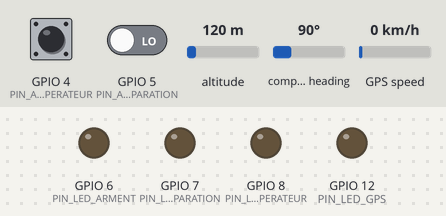
Simulated run of this program. Board: ESP32. Parts: output pins drawn as LEDs (lit = HIGH). Inputs (shaded band) come from the test bench; at power-on: GPIO 4 (PIN_ACK_OPERATEUR) LOW, GPIO 5 (PIN_ACK_SEPARATION) LOW, altitude 120 m, compass heading 90°, GPS speed 0 km/h. The GPS gets a fix after 3 s at 37.7749, -122.4194 with 8 satellites; what the program prints to the serial monitor is not drawn.

Above: at 1.2 s.
1.3 s: GPIO 4 (PIN_ACK_OPERATEUR) driven HIGH
At 4.3 s:
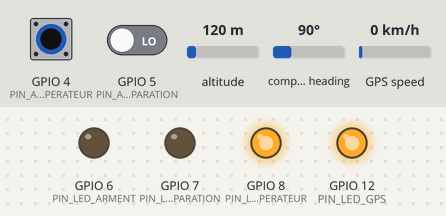
4.6 s: GPIO 5 (PIN_ACK_SEPARATION) driven HIGH
At 5.9 s:
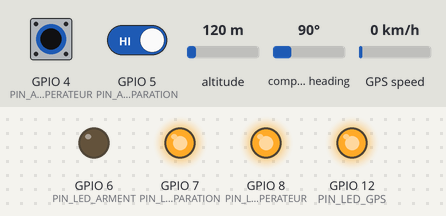
14.3 s: GPIO 4 (PIN_ACK_OPERATEUR) pulsed LOW 5 times (0.12 s each, 0.3 s apart)
At 26.2 s:
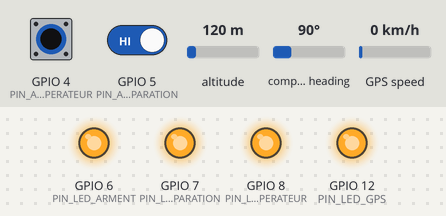
Timing chart, 0 to 27.1 s (numbered marks = the images above; inputs shaded):
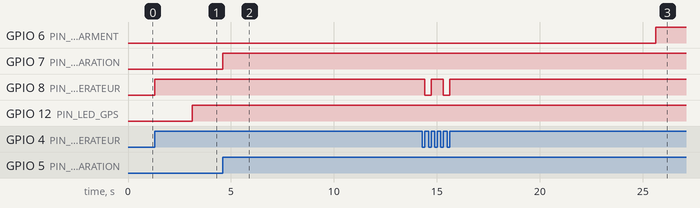

The program:

main.cpp
```cpp
#include <SoftwareSerial.h>
#include <TinyGPS++.h>

// Configuration des broches RX et TX pour le GPS
SoftwareSerial gpsSerial(A2, A3); // RX, TX

// Initialisation de l'objet TinyGPS++
TinyGPSPlus gps;

// Variables pour le GPS et les vitesses
volatile double lastAltitude = 0.0;                       // Dernière altitude mesurée
volatile double verticalSpeed = 0.0;                      // Vitesse verticale calculée
volatile double horizontalSpeed = 0.0;                    // Vitesse horizontale calculée
volatile double lastLat = 0.0;                            // Dernière latitude mesurée
volatile double lastLng = 0.0;                            // Dernière longitude mesurée
const double verticalSpeedSeuil = 0.05;                   // Seuil de vitesse verticale (m/s)
const double horizontalSpeedSeuil = 4;                    // Seuil de vitesse horizontale (m/s)
const int timeSeuil = 10000;                              // Temps seuil en millisecondes
volatile unsigned long lastTime = 0;                      // Dernier temps mesuré

// Chronomètre et états des LEDs
#define PIN_LED_OPERATEUR 8
#define PIN_LED_SEPARATION 7
#define PIN_LED_ARMENT 6
#define PIN_LED_GPS 12
#define PIN_ACK_OPERATEUR 4                               // Autorisation opérateur
#define PIN_ACK_SEPARATION 5                              // Autorisation séparation

// Variables globales et initialisation
volatile unsigned long startTime = 0;                     // Pour suivre le temps écoulé
volatile bool counting = false;                           // Indique si le chronomètre est actif
volatile bool etat_ack_operateur = false;                 // État de la PIN_LED_OPERATEUR
volatile bool etat_ack_separation = false;                // État de la PIN_LED_SEPARATION
volatile bool dernier_etat_ack_operateur = false;         // Dernier état connu du bouton PIN_ACK_OPERATEUR, envoie un true si l'autorisation de l'operateur est valide.
volatile bool dernier_etat_ack_separation = false;        // Dernier état connu du bouton PIN_ACK_SEPARATION, envoie un true si le deuxième étage s'est séparé du premier.
volatile bool Etat_GPS = false;                           // État du GPS (données valides ou non)

void setup() {
  // Configuration des ports en entrée et en sortie
  pinMode(PIN_LED_OPERATEUR, OUTPUT);
  pinMode(PIN_LED_SEPARATION, OUTPUT);
  pinMode(PIN_LED_ARMENT, OUTPUT);
  pinMode(PIN_LED_GPS, OUTPUT);
  pinMode(PIN_ACK_OPERATEUR, INPUT);
  pinMode(PIN_ACK_SEPARATION, INPUT);

  // Initialisation des LEDs à LOW (éteintes)
  digitalWrite(PIN_LED_OPERATEUR, LOW);
  digitalWrite(PIN_LED_SEPARATION, LOW);
  digitalWrite(PIN_LED_ARMENT, LOW);
  digitalWrite(PIN_LED_GPS, LOW);

  // Initialisation du port série
  Serial.begin(9600);
  gpsSerial.begin(9600);
  Serial.println("Programme de test prêt.");
}

void loop() {
  // Lecture des états des boutons
  bool bouton_AUTORISATION = digitalRead(PIN_ACK_OPERATEUR);
  bool bouton_ETAGE1 = digitalRead(PIN_ACK_SEPARATION);

  // Basculer l'état de PIN_LED_OPERATEUR lors d'un appui sur PIN_ACK_OPERATEUR
  if (bouton_AUTORISATION && !dernier_etat_ack_operateur) {
    etat_ack_operateur = !etat_ack_operateur;                                 // Inverser l'état
    digitalWrite(PIN_LED_OPERATEUR, etat_ack_operateur ? HIGH : LOW);
    Serial.println("PIN_LED_OPERATEUR changée.");
  }
  dernier_etat_ack_operateur = bouton_AUTORISATION;

  // Basculer l'état de PIN_LED_SEPARATION lors d'un appui sur PIN_ACK_SEPARATION
  if (bouton_ETAGE1 && !dernier_etat_ack_separation) {
    etat_ack_separation = !etat_ack_separation;                             // Inverser l'état
    digitalWrite(PIN_LED_SEPARATION, etat_ack_separation ? HIGH : LOW);
    Serial.println("PIN_LED_SEPARATION changée.");
  }
  dernier_etat_ack_separation = bouton_ETAGE1;

  // Lecture des données GPS
  while (gpsSerial.available() > 0) {
    if (gps.encode(gpsSerial.read())) {
      if (gps.satellites.value() >= 3 && gps.location.isValid() && gps.altitude.isValid()) {
        // La première conditions permet de vérifier le nombre de satellites en communication, en réaliter le GPS en a besoin de 4 pour fonctionner correctement.
        // La deuxième condition vérifie si les données de localisation sont valides
        // La troisième condition vérifie si les données d'altitude sont valides
        double currentAltitude = gps.altitude.meters();                   //Altitude actuelle
        double currentLat = gps.location.lat();                           //Latitude actuelle
        double currentLng = gps.location.lng();                           //Longitude actuelle
        unsigned long currentTime = millis();                             //Temps actuel

        if (lastTime != 0) {                                              // Calcul de la vitesse verticale
          double deltaAltitude = currentAltitude - lastAltitude;
          double deltaTime = (currentTime - lastTime) / 1000.0;           //En secondes

          if (deltaTime > 0) {                                            // Éviter la division par zéro
            verticalSpeed = abs(deltaAltitude / deltaTime);
            horizontalSpeed = haversineDistance(lastLat, lastLng, currentLat, currentLng) / deltaTime;
          }
        }

        // Mettre à jour les dernières valeurs
        lastAltitude = currentAltitude;
        lastLat = currentLat;
        lastLng = currentLng;
        lastTime = currentTime;
        Etat_GPS = true;

        Serial.println(
          String("Altitude : ") + gps.altitude.meters() + " m,   " +
          String("Latitude : ") + gps.location.lat() + " °,   " +
          String("Longitude : ") + gps.location.lng() + " °,   " +
          "Vitesse verticale : " + verticalSpeed + " m/s,   " +
          "Vitesse horizontale : " + horizontalSpeed + " m/s,   "+
          "Satellites en communication : " + gps.satellites.value()
        );
        /*Serial.println("GPS valide, données mises à jour.");*/
        digitalWrite(PIN_LED_GPS, HIGH);
      } else {
        // Cette conditions permet de vérifier et d'empecher l'activation de startTime et donc LED_AMER si les données ne sont pas valides
        Etat_GPS = false;
        Serial.println(String("Données GPS non valides, Satellites en communication : ") + gps.satellites.value());
      }
    }
  }

  // Mise à jour des LEDs
  ////  digitalWrite(PIN_LED_GPS, (Etat_GPS && verticalSpeed < verticalSpeedSeuil && horizontalSpeed < horizontalSpeedSeuil) ? HIGH : LOW);
  digitalWrite(PIN_LED_GPS, (Etat_GPS && verticalSpeed < verticalSpeedSeuil) ? HIGH : LOW);

  // Vérification des conditions pour PIN_LED_ARMENT
  ////  if (etat_ack_operateur && etat_ack_separation && Etat_GPS && verticalSpeed < verticalSpeedSeuil && horizontalSpeed < horizontalSpeedSeuil)
  if (etat_ack_operateur && etat_ack_separation && Etat_GPS && verticalSpeed < verticalSpeedSeuil) {
    // Premiere condition AUTORISATION de l'opérateur
    // Deuxième condition ETAGE1 s'est séparé de l'ETAGE2
    // Troisième condition GPS valide
    // Quatrième condition vitesse verticale inférieure au seuil
    // On lance le chronomètre
    if (!counting) {
      startTime = millis();
      counting = true;
    }
    if (millis() - startTime >= timeSeuil) {
    // Si le temps écoulé est supérieur au seuil, on active la LED_ARMER
      digitalWrite(PIN_LED_ARMENT, HIGH);
      Serial.println("PIN_LED_ARMENT activée (conditions remplies).");
    }
  } else {
    // si l'un des quatres conditions n'est pas remplie, on réinitialise le chronomètre
    counting = false;
    startTime = 0;
    digitalWrite(PIN_LED_ARMENT, LOW);
  }
}

// Fonction pour calculer la distance entre deux points GPS (en mètres)
double haversineDistance(double lat1, double lon1, double lat2, double lon2) {
  const double R = 6371000;                                 // Rayon de la Terre en mètres
  double dLat = radians(lat2 - lat1);
  double dLon = radians(lon2 - lon1);

  lat1 = radians(lat1);
  lat2 = radians(lat2);

  double a = sin(dLat / 2) * sin(dLat / 2) + cos(lat1) * cos(lat2) * sin(dLon / 2) * sin(dLon / 2);
  double c = 2 * atan2(sqrt(a), sqrt(1 - a));
  return R * c; // Distance en mètres
}

// Attention : Ce code contient une erreur d'acquisition due au calcul de la position sur le plan horizontal (x et y) ainsi qu'aux formules utilisées pour les déterminer. L'utilisation de la fonction atan2 provoque des erreurs du a la division.
// Les positions x et y sont calculées en fonction de la latitude et de la longitude. Cependant, lorsque nous sommes immobiles, la formule utilisée pour calculer la vitesse sur le plan horizontal peut entraîner des erreurs.
// Ces erreurs sont dues aux imprécisions des mesures relevées pour x et y ainsi qu'au calcul de la vitesse horizontale. Elles surviennent environ toutes les trois acquisitions. Nous avons tenté de les résoudre, mais nous avons manqué de temps.
// Comme cette condition n'est pas nécessaire (puisque nous nous intéressons uniquement à la vitesse verticale), il est recommandé de la retirer avant d'exécuter le code.
// Les lignes 128 et 132 sont commenter.
```

Measured:
- after the input at 1.3 s, GPIO 8 (PIN_LED_OPERATEUR): LOW → HIGH at once
- after the input at 4.6 s, GPIO 7 (PIN_LED_SEPARATION): LOW → HIGH at once
- after the input at 14.3 s, GPIO 6 (PIN_LED_ARMENT): LOW → HIGH after 11.3 s instead of 0.30 s; GPIO 8 (PIN_LED_OPERATEUR): alternates HIGH for 0.60 s and LOW for 0.30 s, 4 changes in all, then stays HIGH, starting after 0.12 s
